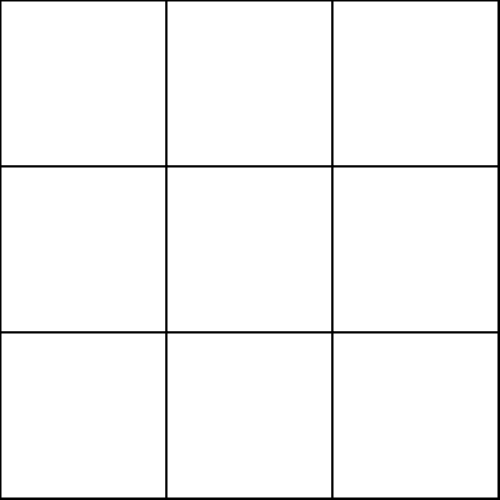
Frame 1 (no input)
Frame 60 (the mouse pressed at the canvas centre just before this capture): identical to frame 1, image omitted
Frame 120 (the mouse held since frame 60 and released just before this capture): identical to frame 1, image omitted

The Processing sketch that drew this single still picture (run headless with seeded random() and noise(); from frame 60 on, the mouse is pressed at the canvas centre):

// Processing sketch: tic_tac_toe_simple
// ── tic_tac_toe_simple.pde

Square[] grid;

void setup(){
  
  size(500, 500);
  
  // Define Array of circles
  grid = new Square[9];
  
  // Create circle objects inside the array
  int x = 0;
  int y = 0;
  
  for(int i = 0; i < 9; i++){
    grid[i] = new Square(x, y);
    x+=width/3;
    if(x+width/3 >= width){
      x = 0;
      y+=height/3;
    }
    
  }

}

void draw(){
  
  background(0);
  
 // Draw and move Circles
 for(int i = 0; i < 9; i++){
   grid[i].canvasDraw();
 }

}

void mouseClicked(){
  
 // Chance color if clicked
 for(int i = 0; i < 9; i++){
   grid[i].changeState();
 }
 
}

// --------------------------------------------
// -------------- SQUARE CLASS ----------------
// --------------------------------------------

class Square{

  float x, y;
  int w;
  int state;

  Square(int x, int y){
    this.x = x;
    this.y = y;
    w = width/3;
    state = 0;
  }
  
  void canvasDraw(){
    strokeWeight(2);
    fill(255);
    rect(x, y, w, w);
    fill(0);
    strokeWeight(10);
    switch(state){
      case 1:
        noFill();
        ellipse(x + w/2, y + w/2, w-40, w-40);
      break;
      case 2:
        line(x+30, y+30, x+w-30, y+w-30);
        line(x+30, y+w-30, x+w-30, y+30);
      break;
    }
  }
  
  void changeState(){
    if(mouseX >= x & mouseX <= x+w & mouseY >= y & mouseY <= y+w){
      state++;
      if(state > 2){
        state = 0;
      }
    }
  }

}
